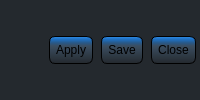
           <widget class="QFrame" name="horizontalFrame">
            <property name="styleSheet">
             <string notr="true">background-color: #24292E;</string>
            </property>
            <property name="frameShape">
             <enum>QFrame::NoFrame</enum>
            </property>
            <layout class="QHBoxLayout" name="horizontalLayout">
             <property name="spacing">
              <number>8</number>
             </property>
             <property name="leftMargin">
              <number>4</number>
             </property>
             <property name="topMargin">
              <number>4</number>
             </property>
             <property name="rightMargin">
              <number>4</number>
             </property>
             <property name="bottomMargin">
              <number>4</number>
             </property>
             <item>
              <spacer name="horizontalSpacer_2">
               <property name="orientation">
                <enum>Qt::Horizontal</enum>
               </property>
               <property name="sizeHint" stdset="0">
                <size>
                 <width>40</width>
                 <height>20</height>
                </size>
               </property>
              </spacer>
             </item>
             <item>
              <widget class="QPushButton" name="apply_button">
               <property name="autoFillBackground">
                <bool>false</bool>
               </property>
               <property name="styleSheet">
                <string notr="true">QPushButton {
background-color: qlineargradient(spread:reflect, x1:1, y1:1, x2:1, y2:0, stop:0 rgba(36, 41, 46, 255), stop:0.653409 rgba(59, 78, 97, 255), stop:0.761364 rgba(40, 88, 135, 255), stop:0.892045 rgba(31, 112, 194, 255), stop:1 rgba(47, 139, 230, 255));
border-style: outset;
border-width: 1px;
border-radius: 6px;
border-color: #000000;
min-width: 4em;
padding: 6px;
}
QPushButton:pressed {
   	background-color: rgb(47, 54, 67);
    border-style: inset;
}</string>
               </property>
               <property name="text">
                <string>Apply</string>
               </property>
               <property name="flat">
                <bool>true</bool>
               </property>
              </widget>
             </item>
             <item>
              <widget class="QPushButton" name="save_button">
               <property name="autoFillBackground">
                <bool>false</bool>
               </property>
               <property name="styleSheet">
                <string notr="true">QPushButton {
background-color: qlineargradient(spread:reflect, x1:1, y1:1, x2:1, y2:0, stop:0 rgba(36, 41, 46, 255), stop:0.653409 rgba(59, 78, 97, 255), stop:0.761364 rgba(40, 88, 135, 255), stop:0.892045 rgba(31, 112, 194, 255), stop:1 rgba(47, 139, 230, 255));
border-style: outset;
border-width: 1px;
border-radius: 6px;
border-color: #000000;
min-width: 4em;
padding: 6px;
}
QPushButton:pressed {
   	background-color: rgb(47, 54, 67);
    border-style: inset;
}</string>
               </property>
               <property name="text">
                <string>Save</string>
               </property>
               <property name="flat">
                <bool>true</bool>
               </property>
              </widget>
             </item>
             <item>
              <widget class="QPushButton" name="close_button">
               <property name="autoFillBackground">
                <bool>false</bool>
               </property>
               <property name="styleSheet">
                <string notr="true">QPushButton {
background-color: qlineargradient(spread:reflect, x1:1, y1:1, x2:1, y2:0, stop:0 rgba(36, 41, 46, 255), stop:0.653409 rgba(59, 78, 97, 255), stop:0.761364 rgba(40, 88, 135, 255), stop:0.892045 rgba(31, 112, 194, 255), stop:1 rgba(47, 139, 230, 255));
border-style: outset;
border-width: 1px;
border-radius: 6px;
border-color: #000000;
min-width: 4em;
padding: 6px;
}
QPushButton:pressed {
   	background-color: rgb(47, 54, 67);
    border-style: inset;
}</string>
               </property>
               <property name="text">
                <string>Close</string>
               </property>
               <property name="flat">
                <bool>true</bool>
               </property>
              </widget>
             </item>
            </layout>
           </widget>
